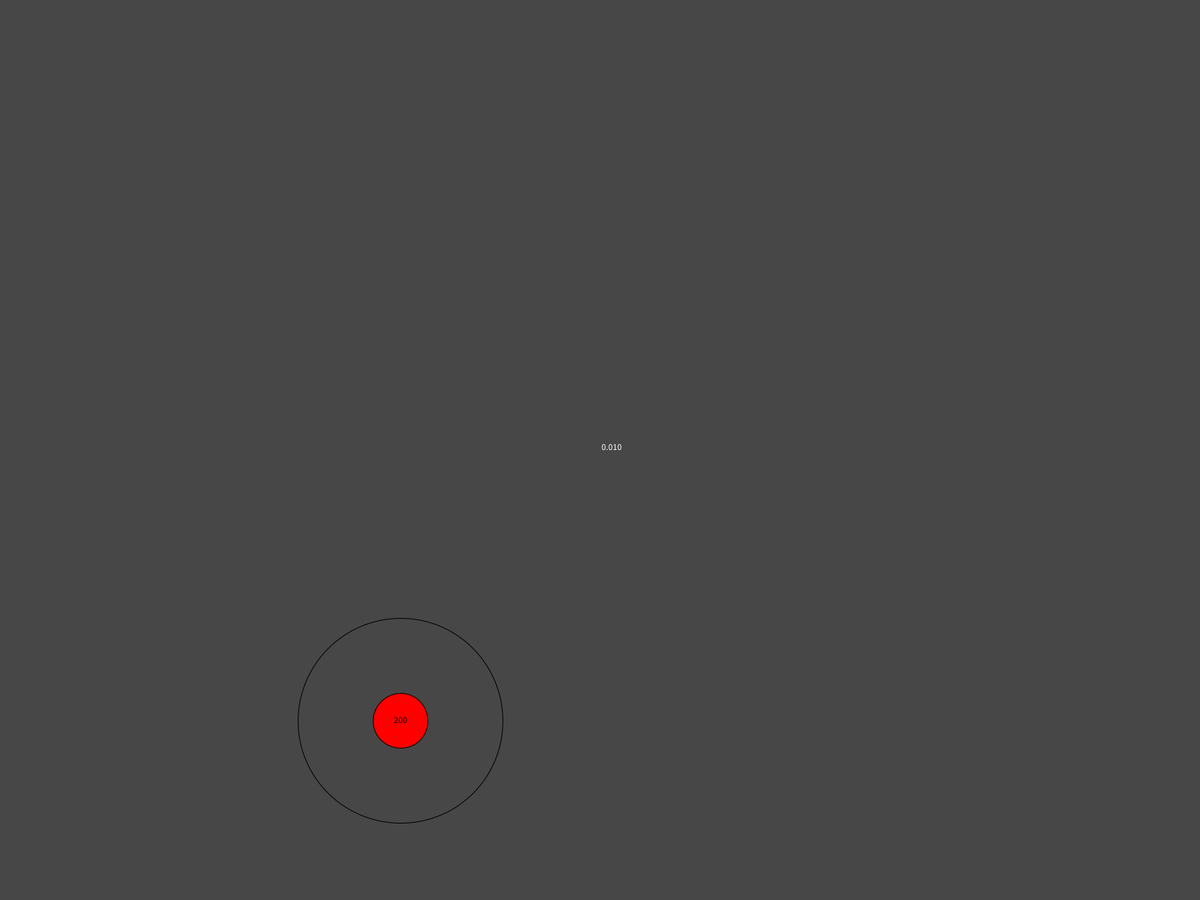
Frame 1 (no input)
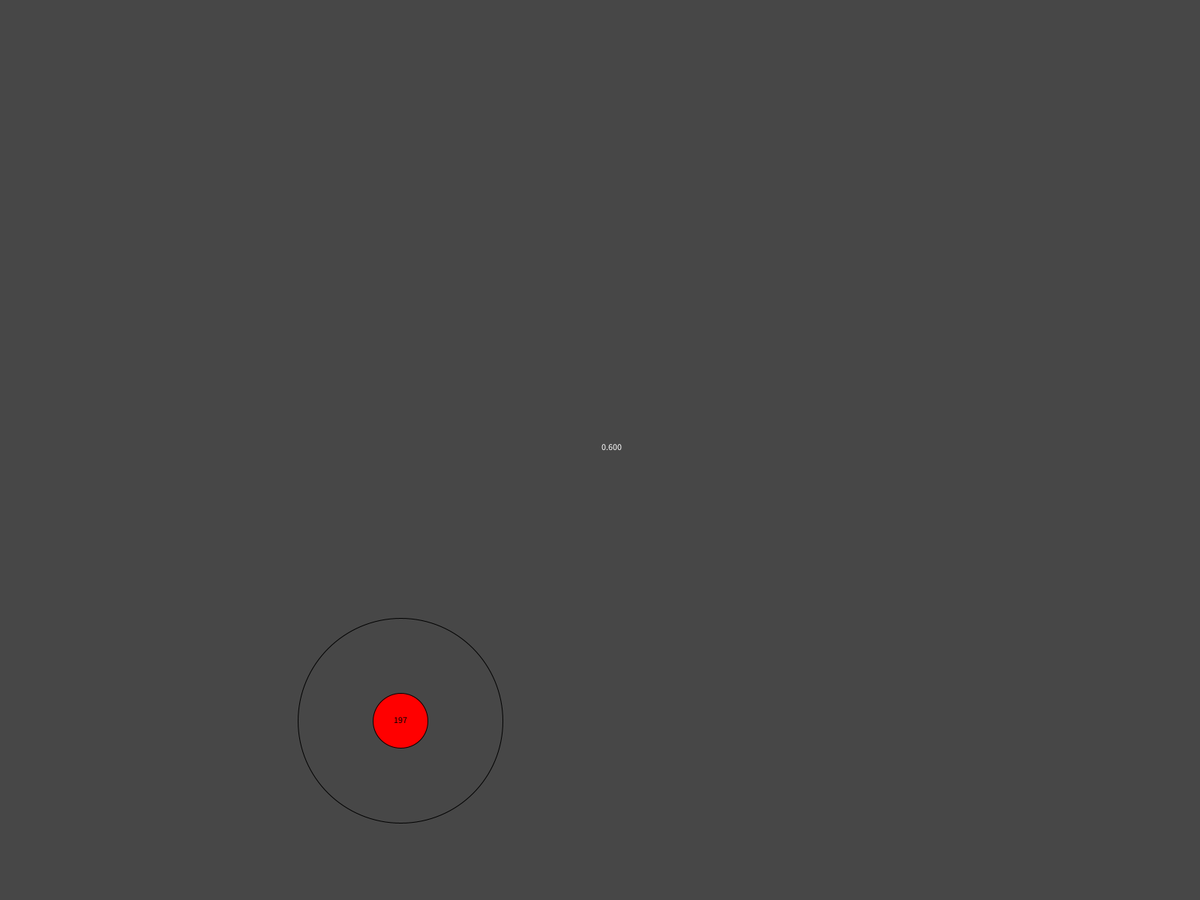
Frame 60 (the mouse pressed at the canvas centre just before this capture)
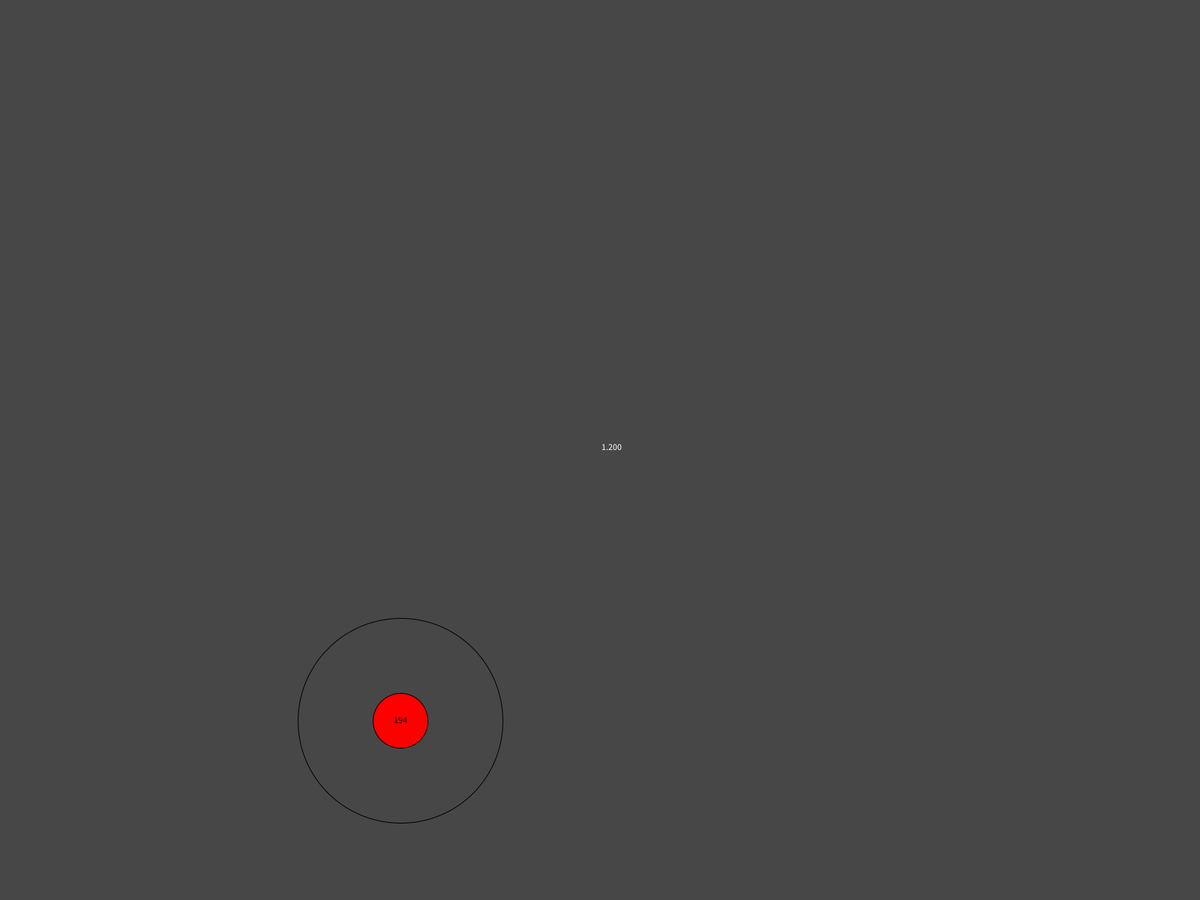
Frame 120 (the mouse held since frame 60 and released just before this capture)

The Processing sketch that drew these frames (run headless with seeded random() and noise(); from frame 60 on, the mouse is pressed at the canvas centre):

// Processing sketch: excillion
// ── excillion.pde
creature c = new creature();
vegitation v = new vegitation();


void setup(){
  fullScreen(2);
}

void draw(){
  background(71); 
  c.controller();
  spawn();
  

}
// ── Creature.pde
class creature {
  // vars
  boolean isAlive = false;
  float hunger = 200;
  float size = random(25, 100);
  float evolve = 50;
  float visibility = 200;


  float maxSpeed;

  // PVectors
  PVector location;
  PVector velocity;
  PVector acceleration;
  

  creature(){
  
  
  }
  




  float x = random(0 + size, 1920 - size);
  float y = random(0 + size, 1080 - size);

  void controller() {
    if (hunger > 0) {
      display();
      visibilityRing();
      displayHunger();
      update();
      hunger();
      if (size < evolve) {
      }
    }
  }

  void display() {
    pushStyle();
    sheepOrWolf();

    ellipse(x, y, size, size);
    popStyle();
  }
  void visibilityRing() {
    pushStyle();
    fill(0, 0, 0, 0);
    ellipse(x, y, size + visibility, size + visibility); // den ydre ring er til at visuelt kunne verificere om den rent faktisk kan se så langt
    popStyle();
  }
  void displayHunger() {
    pushStyle();
    textAlign(CENTER);
    fill(0);
    text(int(hunger), x, y + 3); // + 3 fordi det er en 1/4 af tekst størrelsen.
    popStyle();
  }
  void hunger() {
    float scale = 0;
    scale = scale + size/1500;
    hunger = hunger - scale;
    //text(scale, width/2, height/2);
  }
  void update() {
  }
  void sheepOrWolf() {
    if (size > evolve) {
      fill(#FF0000);
    } else {
      fill(#00FF1F);
      
    }
  }
}
// ── Handler.pde
  void spawn(){    
    v.spawnV = v.spawnV + v.spawnRate; 
    if(v.spawnV == 1) {
      v.display();
    if(v.spawnV == 1.1){
      v.spawnV = 0;
    }
    }
    text(v.spawnV, width/2, height/2);
    
    
    
  }
// ── Rabbit.pde
// The Rabbit Class
class rabbit {


  
  void eat(){
   //if(){
    
    //}
  }
  void move(){
  
  }
}
// ── Vegitation.pde
class vegitation{
  float x = random(0, width);
  float y = random(0, height);
  float spawnV = 0;
  float spawnRate = 0.01;
  
  
  
  void display(){
    pushStyle();
    fill(0, 255, 0);
    ellipse(x, y, 30, 30);
    popStyle();
  }
  

  
  
}
